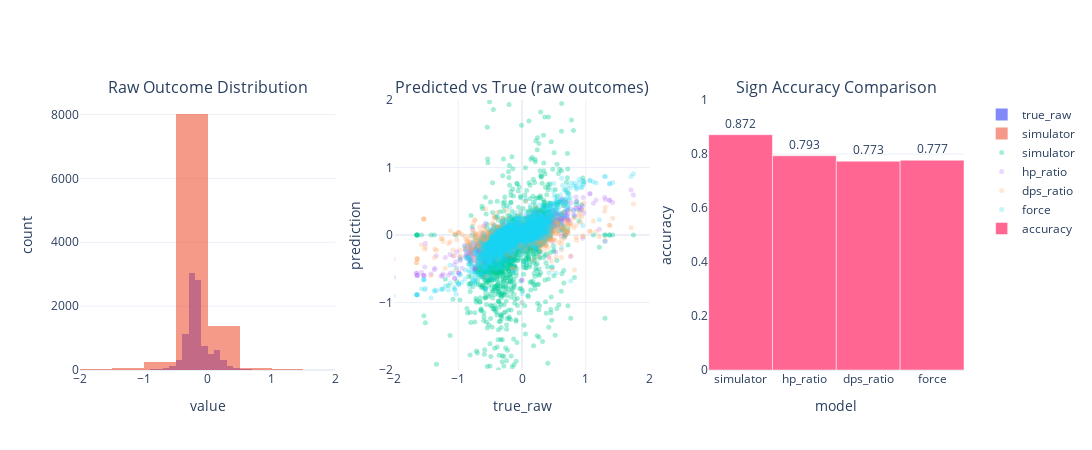

Notebook code for this chart:
### Code cell
pred_range = (-2, 2)
fig = make_subplots(
    rows=1,
    cols=3,
    subplot_titles=(
        "Raw Outcome Distribution",
        "Predicted vs True (raw outcomes)",
        "Sign Accuracy Comparison",
    ),
)

fig.add_trace(
    go.Histogram(x=true_raw, nbinsx=40, name="true_raw", opacity=0.8),
    row=1,
    col=1,
)
fig.add_trace(
    go.Histogram(x=pred_sim, nbinsx=40, name="simulator", opacity=0.6),
    row=1,
    col=1,
)

fig.add_trace(
    go.Scatter(
        x=true_raw,
        y=pred_sim,
        mode="markers",
        name="simulator",
        marker={"size": 5, "opacity": 0.35},
    ),
    row=1,
    col=2,
)
fig.add_trace(
    go.Scatter(
        x=true_raw,
        y=hp_ratio,
        mode="markers",
        name="hp_ratio",
        marker={"size": 5, "opacity": 0.25},
    ),
    row=1,
    col=2,
)
fig.add_trace(
    go.Scatter(
        x=true_raw,
        y=dps_ratio,
        mode="markers",
        name="dps_ratio",
        marker={"size": 5, "opacity": 0.25},
    ),
    row=1,
    col=2,
)
fig.add_trace(
    go.Scatter(
        x=true_raw,
        y=force,
        mode="markers",
        name="force",
        marker={"size": 5, "opacity": 0.25},
    ),
    row=1,
    col=2,
)

models = [m["model"] for m in metrics]
acc = [m["sign_accuracy"] for m in metrics]
fig.add_trace(
    go.Bar(x=models, y=acc, name="accuracy", text=[f"{v:.3f}" for v in acc], textposition="outside"),
    row=1,
    col=3,
)

fig.update_xaxes(title_text="value", range=list(pred_range), row=1, col=1)
fig.update_xaxes(title_text="true_raw", range=list(pred_range), row=1, col=2)
fig.update_xaxes(title_text="model", row=1, col=3)
fig.update_yaxes(title_text="count", row=1, col=1)
fig.update_yaxes(title_text="prediction", range=list(pred_range), row=1, col=2)
fig.update_yaxes(title_text="accuracy", range=[0.0, 1.0], row=1, col=3)
fig.update_layout(height=450, width=1400, barmode="overlay", template="plotly_white")
fig.show()

### Figure 1 — Plotly figure (JSON) as saved in the notebook; plotly's stock layout.template omitted (floating-point values rounded to 4 significant figures; data arrays with more than 128 entries replaced by an {"elided": "..."} marker saying what was removed)
{"data": [{"name": "true_raw", "nbinsx": 40, "opacity": 0.8, "x": {"elided": "10000 float values"}, "type": "histogram", "xaxis": "x", "yaxis": "y"}, {"name": "simulator", "nbinsx": 40, "opacity": 0.6, "x": {"elided": "10000 float values"}, "type": "histogram", "xaxis": "x", "yaxis": "y"}, {"marker": {"opacity": 0.35, "size": 5}, "mode": "markers", "name": "simulator", "x": {"elided": "10000 float values"}, "y": {"elided": "10000 float values"}, "type": "scatter", "xaxis": "x2", "yaxis": "y2"}, {"marker": {"opacity": 0.25, "size": 5}, "mode": "markers", "name": "hp_ratio", "x": {"elided": "10000 float values"}, "y": {"elided": "10000 float values"}, "type": "scatter", "xaxis": "x2", "yaxis": "y2"}, {"marker": {"opacity": 0.25, "size": 5}, "mode": "markers", "name": "dps_ratio", "x": {"elided": "10000 float values"}, "y": {"elided": "10000 float values"}, "type": "scatter", "xaxis": "x2", "yaxis": "y2"}, {"marker": {"opacity": 0.25, "size": 5}, "mode": "markers", "name": "force", "x": {"elided": "10000 float values"}, "y": {"elided": "10000 float values"}, "type": "scatter", "xaxis": "x2", "yaxis": "y2"}, {"name": "accuracy", "text": ["0.872", "0.793", "0.773", "0.777"], "textposition": "outside", "x": ["simulator", "hp_ratio", "dps_ratio", "force"], "y": [0.8715, 0.7935, 0.7735, 0.7768], "type": "bar", "xaxis": "x3", "yaxis": "y3"}], "layout": {"xaxis": {"anchor": "y", "domain": [0.0, 0.2889], "title": {"text": "value"}, "range": [-2, 2]}, "yaxis": {"anchor": "x", "domain": [0.0, 1.0], "title": {"text": "count"}}, "xaxis2": {"anchor": "y2", "domain": [0.3556, 0.6444], "title": {"text": "true_raw"}, "range": [-2, 2]}, "yaxis2": {"anchor": "x2", "domain": [0.0, 1.0], "title": {"text": "prediction"}, "range": [-2, 2]}, "xaxis3": {"anchor": "y3", "domain": [0.7111, 1.0], "title": {"text": "model"}}, "yaxis3": {"anchor": "x3", "domain": [0.0, 1.0], "title": {"text": "accuracy"}, "range": [0.0, 1.0]}, "annotations": [{"font": {"size": 16}, "showarrow": false, "text": "Raw Outcome Distribution", "x": 0.1444, "xanchor": "center", "xref": "paper", "y": 1.0, "yanchor": "bottom", "yref": "paper"}, {"font": {"size": 16}, "showarrow": false, "text": "Predicted vs True (raw outcomes)", "x": 0.5, "xanchor": "center", "xref": "paper", "y": 1.0, "yanchor": "bottom", "yref": "paper"}, {"font": {"size": 16}, "showarrow": false, "text": "Sign Accuracy Comparison", "x": 0.8556, "xanchor": "center", "xref": "paper", "y": 1.0, "yanchor": "bottom", "yref": "paper"}], "height": 450, "width": 1400, "barmode": "overlay"}}
